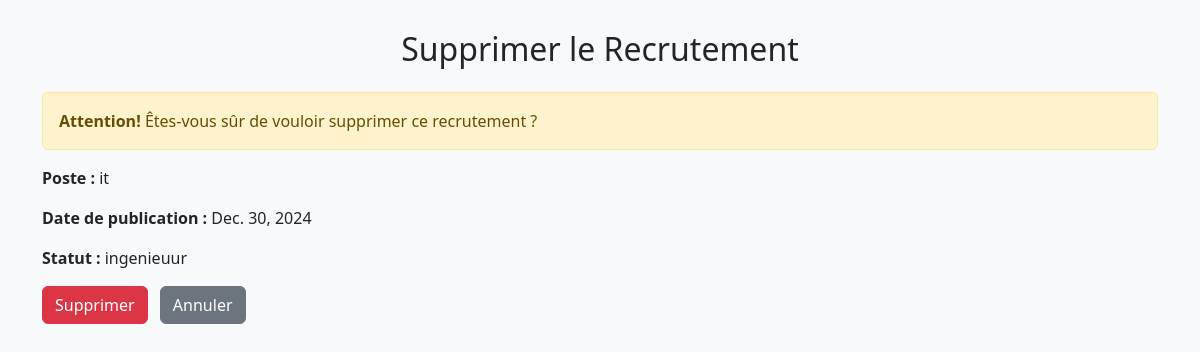
Page /recrutement/supprimer/1/ on the committed database.
### admin_rh/models.py (models this page shows, shortened)
class Recrutement(models.Model):
    poste = models.CharField(max_length=50)
    date_publication = models.DateField()
    statut = models.CharField(max_length=50)

### admin_rh/views.py (the view, shortened to what this page needs)
# urls.py: path('recrutement/supprimer/<int:pk>/', views.supprimerRecrutement, name='supprimerRecrutement'),
def supprimerRecrutement(request, pk):
    recrutement = get_object_or_404(Recrutement, pk=pk)
    return render(request, 'supprimer_recrutement.html', {'recrutement': recrutement})

### admin_rh/templates/supprimer_recrutement.html (shortened to what this page needs)
<!DOCTYPE html>
<html lang="fr">
<head>
    <link href="https://cdn.jsdelivr.net/npm/bootstrap@5.3.0-alpha1/dist/css/bootstrap.min.css" rel="stylesheet">
</head>
<body>
<div class="container">
    <h2 class="text-center mb-4">Supprimer le Recrutement</h2>
    <div class="alert alert-warning">
        <strong>Attention!</strong> Êtes-vous sûr de vouloir supprimer ce recrutement ?
    </div>
    <div>
        <p><strong>Poste :</strong> {{ recrutement.poste }}</p>
        <p><strong>Date de publication :</strong> {{ recrutement.date_publication }}</p>
        <p><strong>Statut :</strong> {{ recrutement.statut }}</p>
    </div>
    <form method="post">
        <button type="submit" class="btn btn-danger">Supprimer</button>
        <a href="{% url 'listeRecrutements' %}" class="btn btn-secondary ms-2">Annuler</a>
    </form>
</div>
</body>
</html>

### admin_rh/templates/supprimer_recrutement.html (style rules this page uses)
body { background-color: #f8f9fa; }
.container { margin-top: 30px; }

### rows in the picture
Recrutement: poste "it", date_publication "Dec. 30, 2024", statut "ingenieuur"
